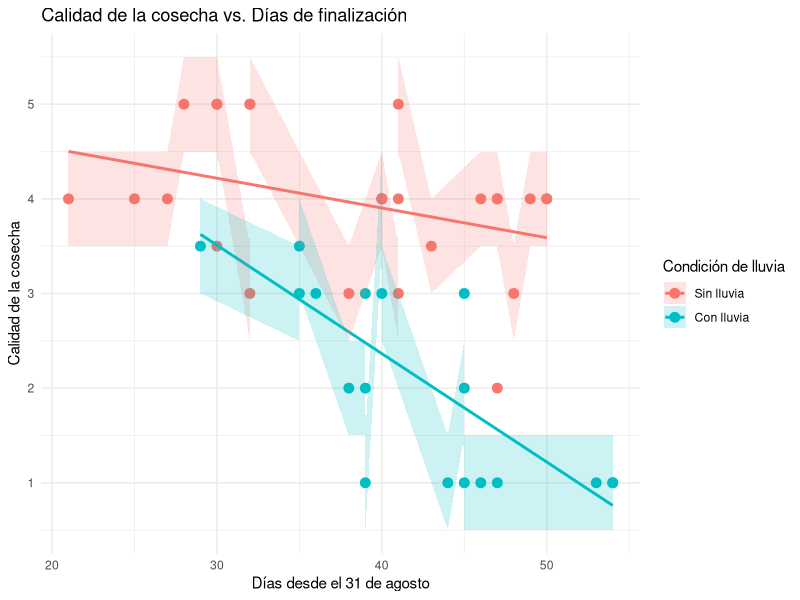
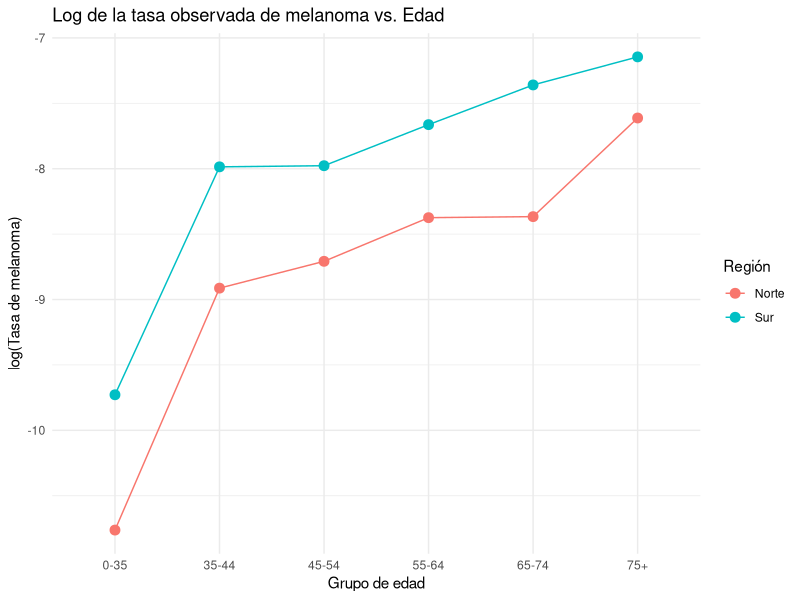
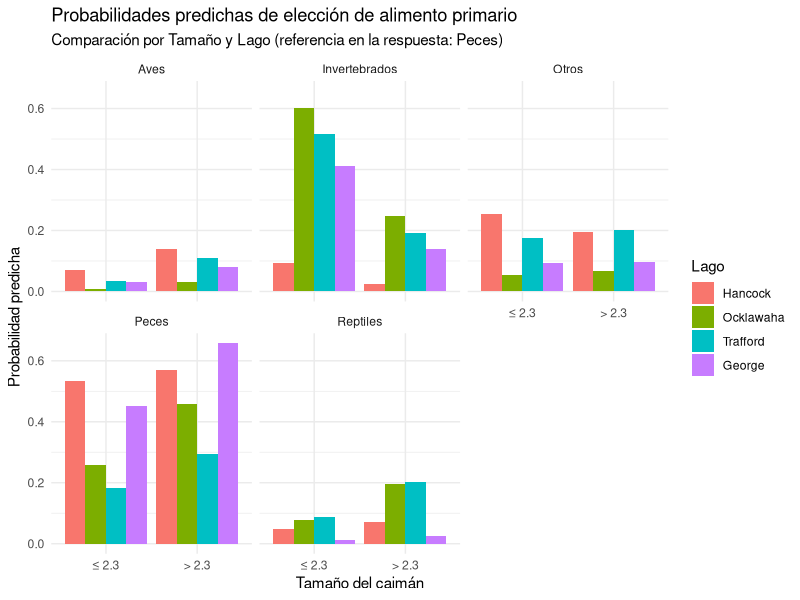
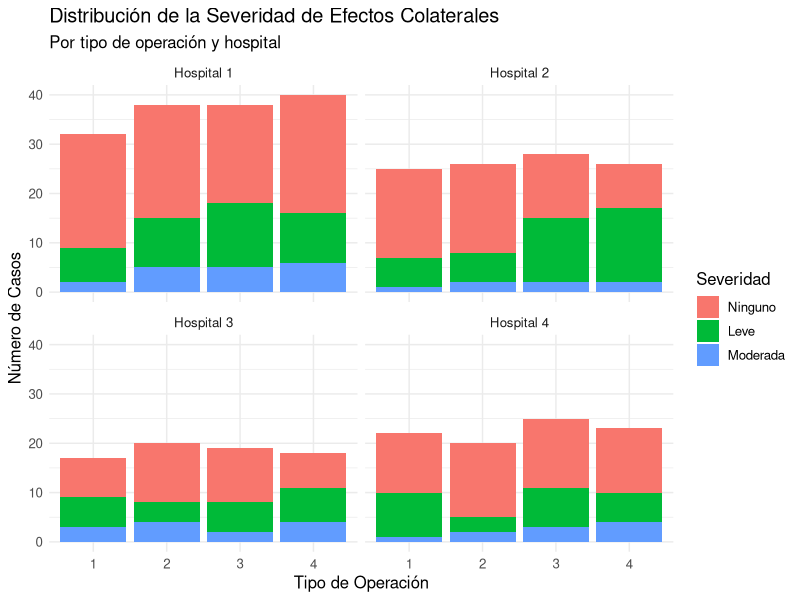

R code for these plots, in order: (Note: this script raises an error after producing the figures.)
# -------------------------------
# UNIVERSIDAD AUTONOMA DE OCCIDENTE
## MAESTRIA EN INTELIGENCIA ARTIFICIAL Y CIENCIA DE DATOS
## INFERENCIA ESTADISTICA
## DESAFÍO 3
## Profesor: Cristian E García.
## Alumno: Yoniliman Galvis Aguirre
## Codigo: 22500214
## Repositorio: https://github.com/ygalves/Master-inferencia-estadistica.git
## CALI - COLOMBIA
### 03/30/2025
# -------------------------------

###############################################################################
# SITUACION 1
# Calidad del vino vs la presencia de lluvia en la cosecha
###############################################################################

library(ggplot2)
library(knitr)
library(broom)

# --- Definir los datos manualmente ---
datos <- data.frame(
  cosecha = c(1961:2004),
  calidad = c(5,4,1,3,1,4,3,2,2,4,3,1,2,1,4,3,2,4,3,1,3,5,3,1,4,4,1,4,4,5,3,1,3,3.5,4,5,4,3.5,3.5,5,3.5,4,5,4),
  dias = c(28,50,53,38,46,40,35,38,45,47,45,54,39,45,40,32,47,50,48,54,39,30,41,44,41,46,47,40,21,32,40,39,36,29,27,32,25,35,30,41,43,47,30,49),
  lluvia = c(0,0,1,0,1,0,1,1,1,0,1,1,1,1,1,0,0,0,0,1,1,0,0,1,0,0,1,0,0,0,1,1,1,1,0,0,0,1,0,0,0,0,0,0)
)

# Convertir la variable 'lluvia' en factor
datos$lluvia <- factor(datos$lluvia, levels = c(0,1), labels = c("Sin lluvia", "Con lluvia"))

# Parte (a): Presentar el gráfico de dispersión con área sombreada para la intersección y la línea de regresion para las dos condiciones,a si podemos identificar como se comportan los datos

ggplot(datos, aes(x = dias, y = calidad, color = lluvia, fill = lluvia)) +
  geom_point(size = 3) +
  geom_smooth(method = "lm", se = FALSE) +
  geom_ribbon(aes(ymin = calidad - 0.5, ymax = calidad + 0.5), alpha = 0.2, color = NA) +
  labs(title = "Calidad de la cosecha vs. Días de finalización",
       x = "Días desde el 31 de agosto",
       y = "Calidad de la cosecha",
       color = "Condición de lluvia",
       fill = "Condición de lluvia") +
  theme_minimal()


formulas <- data.frame(
  Condición = c("Sin lluvia", "Con lluvia"),
  Fórmula = c("$$y = \\beta_0 + \\beta_1 \\times dias$$", 
              "$$y = (\\beta_0 + \\beta_2) + (\\beta_1 + \\beta_3) \\times dias$$")
)
kable(formulas, escape = FALSE, caption = "Fórmulas de regresión para cada condición de lluvia")

# Parte (b): Ajuste del modelo con interacción ---


modelo <- lm(calidad ~ dias * lluvia, data = datos)
summary(modelo)

# Extraer coeficientes
coeficientes <- coef(modelo)
beta1 <- coeficientes["dias"]
beta3 <- coeficientes["dias:lluviaCon lluvia"]

# Calcular la pendiente para el grupo con lluvia
pendiente_lluvia <- beta1 + beta3

# Calcular el número de días para que la calidad disminuya en 1 unidad en presencia de lluvia
d_est <- -1 / pendiente_lluvia

# --- Cálculo del error estándar para el intervalo de confianza ---
vcov_mat <- vcov(modelo)
var_beta1 <- vcov_mat["dias", "dias"]
var_beta3 <- vcov_mat["dias:lluviaCon lluvia", "dias:lluviaCon lluvia"]
cov_beta1_beta3 <- vcov_mat["dias", "dias:lluviaCon lluvia"]

# Varianza de (beta1+beta3)
var_t <- var_beta1 + var_beta3 + 2 * cov_beta1_beta3
se_t <- sqrt(var_t)

# Método delta para calcular el error estándar de d = -1/t
se_d <- se_t / (pendiente_lluvia^2)

# Intervalo de confianza del 95%
z <- qnorm(0.975)
LI <- d_est - z * se_d
LS <- d_est + z * se_d

# Presentar resultados con knitr

resultado <- data.frame(
  Estimación = d_est,
  `Límite Inferior` = LI,
  `Límite Superior` = LS
)
kable(resultado, caption = "Intervalo de confianza para la disminución de 1 unidad en calidad con lluvia")

###############################################################################
# SITUACION 2
# estimación de los parámetros Theta y Phi
###############################################################################

# hacer el test si el resultado es correcto, para ello calculamos las 2 estimaciones usando R, estimamos valores para Y1,Y2 y Y3
Y <- c(Y1 = 10, Y2 = 15, Y3 = 12)

# hagamos la matriz
X <- matrix(c(1, 0,   # Para Y1: theta + 0*phi
              2, -1,  # Para Y2: 2theta - phi
              1, 2),  # Para Y3: theta + 2phi
            nrow = 3, byrow = TRUE)

# Calculemos el estimador usando R
beta_hat <- solve(t(X) %*% X) %*% t(X) %*% Y

# calculemos las estimaciones de theta y de phi
theta_hat <- unname(beta_hat[1])
phi_hat   <- unname(beta_hat[2])

# comprobemos:
# Calculamos theta manualmente según la fórmula: theta=(Y1+2Y2+Y3)/6
theta_hat_manual <- (Y[1] + 2 * Y[2] + Y[3]) / 6
# Calculamos phi manualmente según la fórmula: (-Y2 + 2*Y3) / 5
phi_hat_manual <- (-Y[2] + 2 * Y[3]) / 5

# Crear una tabla de resultados:
resultados <- data.frame(
  Parámetro = c("θ", "φ"),
  Método = rep("Mínimos cuadrados", 2),
  `Est_R` = c(theta_hat, phi_hat),
  `Est_manual` = c(theta_hat_manual, phi_hat_manual)
)

# Asegurarse de que no existan nombres de fila
rownames(resultados) <- NULL

# Mostrar la tabla con knitr::kable
library(knitr)
kable(resultados, digits = 4, 
      caption = "Comparación de estimaciones de θ y φ")


###############################################################################
# SITUACION 3
# Casos de melanoma durante 1969-1991 en USA
###############################################################################

# creamos los vectores para los datos
datos <- data.frame(
  Región = rep(c("Norte", "Sur"), each = 6),
  Edad = rep(c("0-35", "35-44", "45-54", "55-64", "65-74", "75+"), times = 2),
  Casos = c(61, 76, 98, 104, 63, 80,
            64, 75, 68, 63, 45, 27),
  Población = c(2880262, 564535, 592983, 450740, 270908, 161850,
                1074246, 220407, 198119, 134084, 70708, 34233)
)

# Hagamos el cálculo de tasa y logaritmo
datos$Tasa <- datos$Casos / datos$Población
datos$logTasa <- log(datos$Tasa)

# creamos el factor de edad para conservar el orden, 
datos$Edad <- factor(datos$Edad, levels = c("0-35", "35-44", "45-54", "55-64", "65-74", "75+"))

# creamos la gGrafica para el logTasa vs Edad diferenciados por colores

library(ggplot2)
ggplot(datos, aes(x = Edad, y = logTasa, group = Región, color = Región)) +
  geom_point(size = 3) +
  geom_line(aes(group = Región)) +
  labs(title = "Log de la tasa observada de melanoma vs. Edad",
       x = "Grupo de edad",
       y = "log(Tasa de melanoma)") +
  theme_minimal()

# llevamos la region al factor y aseguramos un orden con el Norte como referencia
datos$Región <- factor(datos$Región, levels = c("Norte", "Sur"))

# asjustemos el modelo de poisson con un offset(poblacion)
modelo <- glm(Casos ~ Región + Edad, 
              offset = log(Población), 
              family = poisson(link = "log"), 
              data = datos)
summary(modelo)

# Calculo de la rata de la desviación residual a los grados de libertad
dispersion <- sum(residuals(modelo, type = "pearson")^2) / modelo$df.residual
cat("Ratio de dispersión =", dispersion, "\n")

###############################################################################
# SITUACION 4
# Estudio de alimento primario caimanes en lagos de la florida, US
###############################################################################

# vamos a usar VGAM, se necesita instalar el paquete en R-studio
library(VGAM)

# cramos los vectores para el análisis y configuramos las variables Lago y tamaño como factores, esto le indica a R que cuando lo use en un modelo la librería VGRAM con vglm() cree de forma automática variables dummy para cada uno de susu niveles, similar a un one-hot pero a diferencia dummy descarta una columna y de esta manera los coeficientes se interpretan en comparacion con ese nivel de referencia.

datos <- data.frame(
  Lago = rep(c("Hancock", "Ocklawaha", "Trafford", "George"), each = 2),
  Tamaño = rep(c("≤ 2.3", "> 2.3"), times = 4),
  Peces = c(23, 7, 5, 13, 5, 8, 16, 17),
  Invertebrados = c(4, 0, 11, 8, 11, 7, 19, 1),
  Reptiles = c(2, 1, 1, 6, 2, 6, 1, 0),
  Aves = c(2, 3, 0, 1, 1, 3, 2, 1),
  Otros = c(8, 5, 3, 0, 5, 5, 3, 3)
)

# Aseguremonos de reconfigurar el factor de Tamaño para que "≤ 2.3" sea el nivel de referencia como lo solicita el ejercicio
datos$Tamaño <- factor(datos$Tamaño, levels = c("≤ 2.3", "> 2.3"))

# A.
#Ajustamos el modelo utilizando VGAM vglm(), en la función multinomial() y fijamos la categoría de referencia para la respuesta solicitada y para ello usamos la primera columna cbind que corresponde a los Peces como se pide en el ejercicio.
# vamos a obtener los coeficientes para cada caegoria en función de las variables predictoras exceptuando a los Peces que es la referencia.

modelo <- vglm(cbind(Peces, Invertebrados, Reptiles, Aves, Otros) ~ Lago + Tamaño,
               family = multinomial(refLevel = 1),  # refLevel = 1 esto nos indica que "Peces" es la variable de referencia
               data = datos)

# Resumen del modelo creado
summary(modelo)

print('coeficientes del modelo')
str(coef(modelo))

# Extraer los coeficientes del modelo
coef_model <- coef(modelo)
# Ver la estructura para confirmar
str(coef_model)
# Los nombres tienen la forma "(Predictor):(Nivel)". 
# Por ejemplo: "(Intercept):1", "LagoHancock:1", "Tamaño≤ 2.3:1", etc.
coef_names <- names(coef_model)

# Dividir los nombres en dos partes utilizando ':' como separador
split_names <- strsplit(coef_names, split = ":")

# Extraer la primera parte (Predictor) y la segunda parte (Nivel de respuesta)
Predictor <- sapply(split_names, `[`, 1)
NivelRespuesta <- sapply(split_names, `[`, 2)

# Crear un data frame con la información extraída y los coeficientes
resultados <- data.frame(
  Predictor = Predictor,
  NivelRespuesta = NivelRespuesta,
  Estimate = coef_model,
  OR = exp(coef_model)
)

# Quitar nombres de fila para que no aparezcan etiquetas no deseadas
rownames(resultados) <- NULL

# Mostrar la tabla usando knitr::kable 
library(knitr)
kable(resultados, digits = 4, 
      caption = "Razones de chances (Odds Ratios) para cada categoría de alimento (referencia: Peces)")

# Verificamos el orden en el modelo

# hacemos una matriz de respuesta con cbind() para ver el orden
response_matrix <- cbind(Peces = datos$Peces, 
                         Invertebrados = datos$Invertebrados, 
                         Reptiles = datos$Reptiles, 
                         Aves = datos$Aves, 
                         Otros = datos$Otros)

# Extraemos los nombres de las columnas de la matriz de respuesta
response_names <- colnames(response_matrix)

# Imprimimimos los nombres para confirmar el orden
print(response_names)

# Creamos manualmente el data frame de nuevas combinaciones
newdata <- expand.grid(
  Tamaño = c("≤ 2.3", "> 2.3"),
  Lago = c("Hancock", "Ocklawaha", "Trafford", "George")
)

# Convertimos las variables a factor con el orden deseado
newdata$Tamaño <- factor(newdata$Tamaño, levels = c("≤ 2.3", "> 2.3"))
newdata$Lago   <- factor(newdata$Lago, levels = c("Hancock", "Ocklawaha", "Trafford", "George"))

# Comprobamos newdata
print(newdata)

# Vamos a usar newdata para hacer unas predecciones
pred <- predict(modelo, newdata = newdata, type = "response")

# La matriz 'pred' tiene 5 columnas correspondientes a las categorías de alimento
newdata$Peces <- pred[,1]
newdata$Invertebrados <- pred[,2]
newdata$Reptiles <- pred[,3]
newdata$Aves <- pred[,4]
newdata$Otros <- pred[,5]

# Convertimos a formato largo para graficar
library(tidyr)
newdata_long <- pivot_longer(newdata, 
                             cols = c("Peces", "Invertebrados", "Reptiles", "Aves", "Otros"),
                             names_to = "Alimento",
                             values_to = "Probabilidad")

# Ahora el Gráfico: Probabilidades predichas para cada categoría, comparando Tamaño y diferenciando por Lago
library(ggplot2)
ggplot(newdata_long, aes(x = Tamaño, y = Probabilidad, fill = Lago)) +
  geom_bar(stat = "identity", position = "dodge") +
  facet_wrap(~Alimento) +
  labs(title = "Probabilidades predichas de elección de alimento primario",
       subtitle = "Comparación por Tamaño y Lago (referencia en la respuesta: Peces)",
       x = "Tamaño del caimán",
       y = "Probabilidad predicha",
       fill = "Lago") +
  theme_minimal()

###############################################################################
# SITUACION 5
# Estimadores Minimos Cuadrados
###############################################################################

# Semilla para que sea reproducible
set.seed(123)

# Número de observaciones simuladas
n <- 100

# Simular x distribucion normal o cualquier otra
x <- rnorm(n, mean = 0, sd = 1)  # Si mean = 0, se cumple \bar{x}=0

# Parámetros verdaderos
beta0 <- 2
beta1 <- 3
sigma <- 1

# Simulamos los errores
epsilon <- rnorm(n, mean = 0, sd = sigma)

# Generarmos y
Y <- beta0 + beta1 * x + epsilon

# Calculamos las medias
x_bar <- mean(x)
Y_bar <- mean(Y)

# los estimadores de mínimos cuadrados
beta1_hat <- sum((x - x_bar) * (Y - Y_bar)) / sum((x - x_bar)^2)
beta0_hat <- Y_bar - beta1_hat * x_bar

cat("Estimación de beta0:", beta0_hat, "\n")
cat("Estimación de beta1:", beta1_hat, "\n")

# Calculamos la varianza de beta1_hat (la fórmula teórica)
var_beta1_hat <- sigma^2 / sum((x - x_bar)^2)
cat("Var(beta1_hat):", var_beta1_hat, "\n")

# Calculamos la covarianza entre beta0_hat y beta1_hat teóricamente
cov_beta0_beta1 <- -x_bar * var_beta1_hat
cat("Cov(beta0_hat, beta1_hat):", cov_beta0_beta1, "\n")

###############################################################################
# SITUACION 6
# datos de severidad (3 niveles) de los efectos colaterales de 4 tipos de operación en 4 hospitales
###############################################################################

# Cargar librerías necesarias
library(tidyr)
library(ggplot2)
library(dplyr)

# Crear un data frame con los datos (cada fila corresponde a una combinación de Operación y Hospital)
# Los datos se han extraído de la tabla proporcionada:
datos <- data.frame(
  Operacion = rep(1:4, each = 4),
  Hospital = rep(c("Hospital 1", "Hospital 2", "Hospital 3", "Hospital 4"), times = 4),
  S1 = c(23, 18, 8, 12,   23, 18, 12, 15,    20, 13, 11, 14,    24, 9, 7, 13),
  S2 = c(7, 6, 6, 9,       10, 6, 4, 3,   13, 13, 6, 8,    10, 15, 7, 6),
  S3 = c(2, 1, 3, 1,       5, 2, 4, 2,      5, 2, 2, 3,     6, 2, 4, 4)
)

# Visualizar los datos originales
print(datos)

# Convertir el data frame a formato "largo" para poder graficar con ggplot2.
# Esto crea columnas "Severidad" y "Count"
datos_long <- pivot_longer(datos, 
                           cols = c("S1", "S2", "S3"), 
                           names_to = "Severidad", 
                           values_to = "Count")

# Convertir la variable Severidad a factor con etiquetas significativas
datos_long$Severidad <- factor(datos_long$Severidad, 
                               levels = c("S1", "S2", "S3"), 
                               labels = c("Ninguno", "Leve", "Moderada"))
datos_long$Operacion <- factor(datos_long$Operacion)

# Crear un gráfico de barras apiladas:
ggplot(datos_long, aes(x = Operacion, y = Count, fill = Severidad)) +
  geom_bar(stat = "identity", position = "stack") +
  facet_wrap(~ Hospital) +
  labs(title = "Distribución de la Severidad de Efectos Colaterales",
       subtitle = "Por tipo de operación y hospital",
       x = "Tipo de Operación",
       y = "Número de Casos",
       fill = "Severidad") +
  theme_minimal() +
  theme(text = element_text(size = 12))

# Datos agregados por operación
datos_agg <- data.frame(
  Operacion = factor(1:4),
  S1 = c(61, 68, 58, 53),
  S2 = c(28, 23, 40, 38),
  S3 = c(7, 13, 12, 16)
)
datos_agg

library(nnet)

# La respuesta se construye con cbind() a partir de los conteos de severidad.
Y <- as.matrix(datos_agg[, c("S1", "S2", "S3")])

# Fijamos la operación 4 como referencia
datos_agg$Operacion <- relevel(datos_agg$Operacion, ref = "4")

# Ajustamos el modelo multinomial
modelo_mult <- multinom(Y ~ Operacion, data = datos_agg)
summary(modelo_mult)

# Extraer y mostrar la matriz de coeficientes del modelo
coef_modelo <- summary(modelo_mult)$coefficients
print(coef_modelo)

# Para la operación 1, sumamos:
eta2_op1 <- coef_modelo["S2", "(Intercept)"] + coef_modelo["S2", "Operacion1"]
eta3_op1 <- coef_modelo["S3", "(Intercept)"] + coef_modelo["S3", "Operacion1"]

cat("Para la operación 1:\n")
cat("P(S=1|O=1) = 1 / (1 + exp(", round(eta2_op1, 4), ") + exp(", round(eta3_op1, 4), "))\n")
cat("P(S=2|O=1) = exp(", round(eta2_op1, 4), ") / (1 + exp(", round(eta2_op1, 4), ") + exp(", round(eta3_op1, 4), "))\n")
cat("P(S=3|O=1) = exp(", round(eta3_op1, 4), ") / (1 + exp(", round(eta2_op1, 4), ") + exp(", round(eta3_op1, 4), "))\n")

library(reshape2)
coef_mult_long <- melt(modelo_sum$coefficients)
names(coef_mult_long) <- c("Severidad", "Operacion", "Estimate")
coef_mult_long$OR <- exp(coef_mult_long$Estimate)
library(knitr)
kable(coef_mult_long, digits = 4,
      caption = "Coeficientes y Razones de Chances (OR) del Modelo Multinomial")
